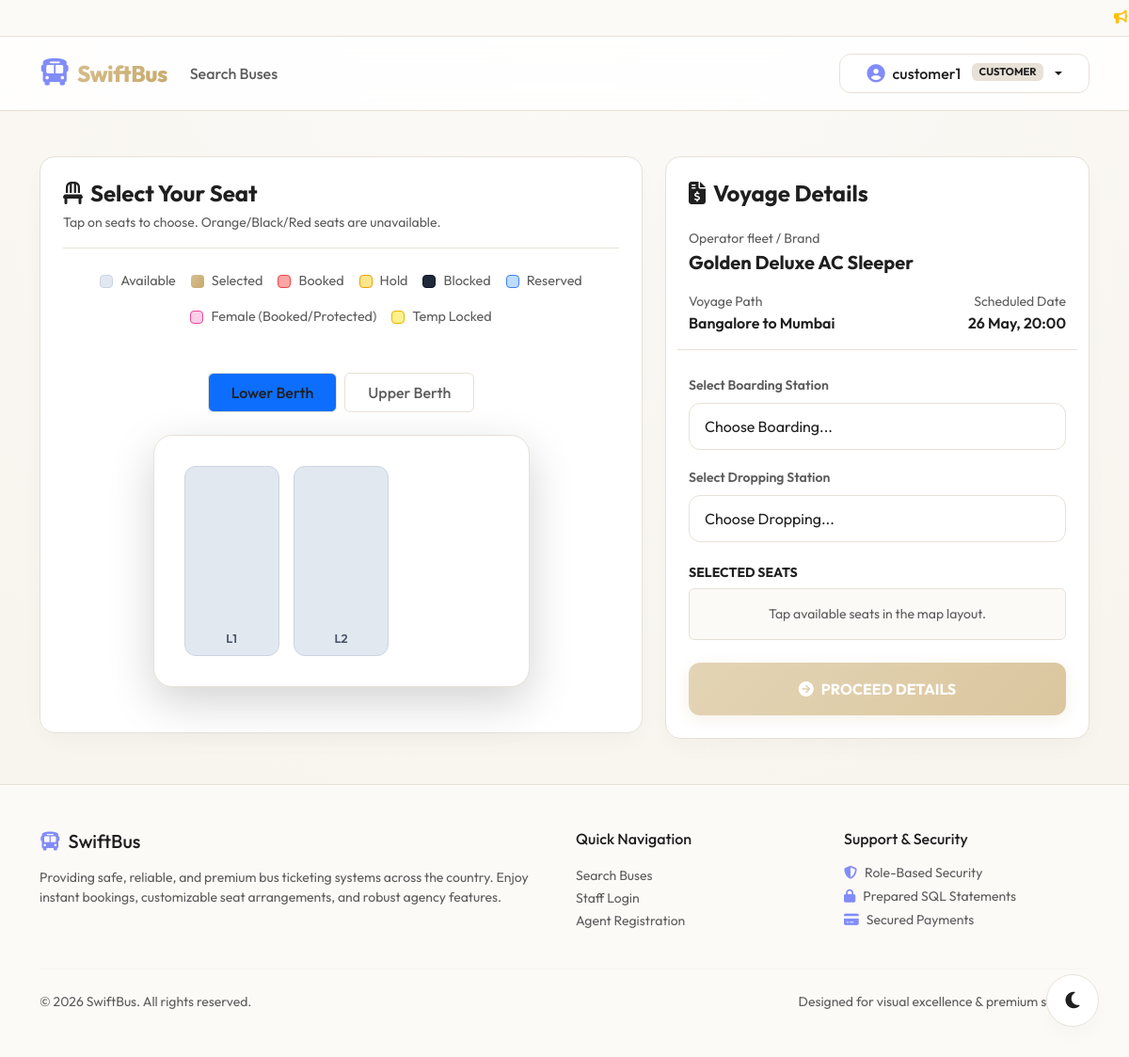
/book.php?trip_id=1 (signed in), run on the app's committed database.
### tables this page shows
CREATE TABLE trips (
    id INT AUTO_INCREMENT PRIMARY KEY,
    bus_id INT NOT NULL,
    route_id INT NOT NULL,
    departure_time DATETIME NOT NULL,
    arrival_time DATETIME NOT NULL,
    base_fare DECIMAL(10,2) NOT NULL,
    seat_prices TEXT NULL,  
    status ENUM('active', 'cancelled') NOT NULL DEFAULT 'active',
    FOREIGN KEY (bus_id) REFERENCES buses(id) ON DELETE CASCADE,
    FOREIGN KEY (route_id) REFERENCES routes(id) ON DELETE CASCADE
);

CREATE TABLE buses (
    id INT AUTO_INCREMENT PRIMARY KEY,
    agent_id INT NOT NULL,
    bus_name VARCHAR(100) NOT NULL,
    bus_number VARCHAR(50) NOT NULL,
    bus_type ENUM('AC Sleeper', 'Non-AC Sleeper', 'AC Seater', 'Non-AC Seater') NOT NULL,
    total_seats INT NOT NULL,
    seat_layout_type VARCHAR(20) DEFAULT '2x2',
    status ENUM('active', 'inactive') NOT NULL DEFAULT 'active',
    created_at TIMESTAMP DEFAULT CURRENT_TIMESTAMP,
    FOREIGN KEY (agent_id) REFERENCES users(id) ON DELETE CASCADE
);

CREATE TABLE routes (
    id INT AUTO_INCREMENT PRIMARY KEY,
    agent_id INT NOT NULL,
    source VARCHAR(100) NOT NULL,
    destination VARCHAR(100) NOT NULL,
    distance_km INT NOT NULL,
    pickup_points TEXT NOT NULL,  
    drop_points TEXT NOT NULL,    
    status ENUM('active', 'inactive') NOT NULL DEFAULT 'active',
    FOREIGN KEY (agent_id) REFERENCES users(id) ON DELETE CASCADE
);

### book.php (the view, shortened to what this page needs)
<?php
require_once __DIR__ . '/includes/auth_middleware.php';
$trip_id = intval($_GET['trip_id'] ?? 0);
try {
    $stmt = $pdo->prepare("
        SELECT
            t.id AS trip_id,
            t.departure_time,
            t.arrival_time,
            t.base_fare,
            b.id AS bus_id,
            b.bus_name,
            b.bus_type,
            b.seat_layout_type,
            b.total_seats,
            r.id AS route_id,
            r.source,
            r.destination,
            r.pickup_points,
            r.drop_points
        FROM trips t
        JOIN buses b ON t.bus_id = b.id
        JOIN routes r ON t.route_id = r.id
        WHERE t.id = :trip_id AND t.status = 'active'
        LIMIT 1
    ");
    $stmt->execute([':trip_id' => $trip_id]);
    $trip = $stmt->fetch();
    $layout_stmt = $pdo->prepare("SELECT rows_count, cols_count, layout_type FROM bus_layouts WHERE bus_id = ? LIMIT 1");
    $layout_stmt->execute([$trip['bus_id']]);
    $layout = $layout_stmt->fetch();
    $seats_stmt = $pdo->prepare("
        SELECT
            s.seat_number, s.row_pos, s.col_pos, s.seat_type, s.is_active,
            ts.status AS seat_status, ts.locked_at, ts.locked_by_session, ts.hold_expires_at,
            sp.base_price AS trip_base, sp.current_price AS trip_cur, sp.offer_price AS trip_off
        FROM bus_seats s
        LEFT JOIN trip_seats ts ON s.seat_number = ts.seat_number AND ts.trip_id = ?
        LEFT JOIN seat_pricing sp ON s.seat_number = sp.seat_number AND sp.trip_id = ?
        WHERE s.bus_id = ? AND s.is_active = 1
    ");
    $seats_stmt->execute([$trip_id, $trip_id, $trip['bus_id']]);
    $db_seats = $seats_stmt->fetchAll();
    $seats_lookup = [];
    if (empty($db_seats)) {
        if ($trip['seat_layout_type'] === '2x1_sleeper') {
            for ($i = 1; $i <= 15; $i++) {
                $db_seats[] = ['seat_number' => "L$i", 'row_pos' => intval(($i-1)/2), 'col_pos' => ($i-1)%2, 'seat_type' => 'Lower Sleeper', 'is_active' => 1];
                $db_seats[] = ['seat_number' => "U$i", 'row_pos' => intval(($i-1)/2), 'col_pos' => ($i-1)%2, 'seat_type' => 'Upper Sleeper', 'is_active' => 1];
            }
        } else {
            for ($i = 1; $i <= 40; $i++) {
                $db_seats[] = ['seat_number' => strval($i), 'row_pos' => intval(($i-1)/4), 'col_pos' => ($i-1)%4 + (($i-1)%4 >= 2 ? 1 : 0), 'seat_type' => 'Normal', 'is_active' => 1];
            }
        }
    }
    foreach ($db_seats as $s) {
        $seatNum = $s['seat_number'];
        $status = !empty($s['seat_status']) ? $s['seat_status'] : 'available';
        $base = !empty($s['trip_off']) ? floatval($s['trip_off']) : (!empty($s['trip_cur']) ? floatval($s['trip_cur']) : (!empty($s['trip_base']) ? floatval($s['trip_base']) : floatval($trip['base_fare'])));
        $seats_lookup[$seatNum] = [
            'number' => $seatNum,
            'row' => intval($s['row_pos']),
            'col' => intval($s['col_pos']),
            'type' => $s['seat_type'] ?? 'Normal',
            'status' => $status,
            'price' => $base
        ];
    }
    $overlapped_seats = [];
    foreach ($seats_lookup as $sNum => $sInfo) {
        $isSleeper = (strpos($sInfo['type'], 'Sleeper') !== false);
        if ($isSleeper) {
            $target_row = $sInfo['row'] + 1;
            $target_col = $sInfo['col'];
            foreach ($seats_lookup as $otherNum => $otherInfo) {
                if ($otherInfo['row'] === $target_row && $otherInfo['col'] === $target_col && $otherNum !== $sNum) {
                    $overlapped_seats[] = $otherNum;
                }
            }
        }
    }
    foreach ($overlapped_seats as $oNum) {
        unset($seats_lookup[$oNum]);
    }
} catch (PDOException $e) {
    die("Error fetching voyage mapping: " . $e->getMessage());
}
require_once __DIR__ . '/includes/header.php';
?>
<div class="row g-4">
    <div class="col-lg-7">
        <div class="glass-card p-4">
            <div class="d-flex align-items-center justify-content-between mb-4 border-bottom border-secondary pb-3 flex-wrap gap-2">
                <div>
                    <h4 class="fw-bold text-white mb-1"><i class="fa-solid fa-chair text-indigo me-2"></i>Select Your Seat</h4>
                    <span class="text-secondary small">Tap on seats to choose. Orange/Black/Red seats are unavailable.</span>
                </div>
            </div>
            <div class="d-flex gap-3 mb-4 justify-content-center flex-wrap small">
                <div class="legend-item"><span class="legend-dot bg-success" style="background:#E2E8F0 !important; border:1px solid #CBD5E1 !important;"></span><span class="text-secondary">Available</span></div>
                <div class="legend-item"><span class="legend-dot" style="background:var(--accent-gold-gradient);"></span><span class="text-secondary">Selected</span></div>
                <div class="legend-item"><span class="legend-dot bg-danger" style="background:#FCA5A5 !important; border:1px solid #EF4444 !important;"></span><span class="text-secondary">Booked</span></div>
                <div class="legend-item"><span class="legend-dot bg-warning" style="background:#FDE68A !important; border:1px solid #F59E0B !important;"></span><span class="text-secondary">Hold</span></div>
                <div class="legend-item"><span class="legend-dot bg-dark" style="background:#1F2937 !important; border:1px solid #111827 !important;"></span><span class="text-secondary">Blocked</span></div>
                <div class="legend-item"><span class="legend-dot bg-primary" style="background:#BFDBFE !important; border:1px solid #3B82F6 !important;"></span><span class="text-secondary">Reserved</span></div>
                <div class="legend-item"><span class="legend-dot" style="background:#FBCFE8 !important; border:1px solid #EC4899 !important;"></span><span class="text-secondary">Female (Booked/Protected)</span></div>
                <div class="legend-item"><span class="legend-dot bg-info" style="background:#FEF08A !important; border:1px solid #EAB308 !important;"></span><span class="text-secondary">Temp Locked</span></div>
            </div>
            <div class="text-center py-4">
                <?php if ($trip['seat_layout_type'] === '2x1_sleeper' && !$layout): ?>
                    <ul class="nav nav-pills justify-content-center mb-4 gap-2" role="tablist">
                        <li class="nav-item">
                            <button class="nav-link btn-secondary-glass active px-4 py-2" id="low-tab" data-bs-toggle="pill" data-bs-target="#low-berth" type="button" role="tab">Lower Berth</button>
                        </li>
                        <li class="nav-item">
                            <button class="nav-link btn-secondary-glass px-4 py-2" id="up-tab" data-bs-toggle="pill" data-bs-target="#up-berth" type="button" role="tab">Upper Berth</button>
                        </li>
                    </ul>
                    <div class="tab-content">
                        <div class="tab-pane fade show active" id="low-berth" role="tabpanel">
                            <div class="seat-map-container shadow-lg">
                                <div class="seat-grid-sleeper">
                                    <?php
                                    foreach ($seats_lookup as $num => $s) {
                                        if (strpos($num, 'L') === 0) {
                                            echo '<div class="seat sleeper-berth ' . $s['status'] . '" data-seat="' . $num . '" data-price="' . $s['price'] . '">' . $num . '</div>';
                                            $i = intval(substr($num, 1));
                                            if ($i % 2 === 0 && ($i + 1) % 3 === 0) {
                                                echo '<div class="seat-walkway"></div>';
                                            }
                                        }
                                    }
                                    ?>
                                </div>
                            </div>
                        </div>
                    </div>
                <?php endif; ?>
            </div>
        </div>
    </div>
    <div class="col-lg-5">
        <div class="glass-card p-4 h-100">
            <h4 class="fw-bold text-white mb-4"><i class="fa-solid fa-file-invoice-dollar text-indigo me-2"></i>Voyage Details</h4>
            <div class="mb-3">
                <span class="text-secondary small d-block">Operator fleet / Brand</span>
                <span class="text-white fw-bold fs-5"><?= htmlspecialchars($trip['bus_name']) ?></span>
                <span class="badge bg-indigo ms-1 text-uppercase" style="font-size:0.7rem;"><?= htmlspecialchars($trip['bus_type']) ?></span>
            </div>
            <div class="row mb-4 border-bottom border-secondary border-opacity-30 pb-3">
                <div class="col-6">
                    <span class="text-secondary small d-block">Voyage Path</span>
                    <span class="text-white fw-semibold"><?= htmlspecialchars($trip['source']) ?> to <?= htmlspecialchars($trip['destination']) ?></span>
                </div>
                <div class="col-6 text-end">
                    <span class="text-secondary small d-block">Scheduled Date</span>
                    <span class="text-white fw-semibold"><?= date('d M, H:i', strtotime($trip['departure_time'])) ?></span>
                </div>
            </div>
            <form action="<?= BASE_URL ?>/checkout.php" method="POST" id="seatProceedForm">
                <div class="mb-3">
                    <label class="form-label text-secondary small fw-semibold">Select Boarding Station</label>
                    <select name="boarding_point" id="boarding_point" class="form-select form-control-swift" required>
                        <option value="">Choose Boarding...</option>
                    </select>
                </div>
                <div class="mb-4">
                    <label class="form-label text-secondary small fw-semibold">Select Dropping Station</label>
                    <select name="dropping_point" id="dropping_point" class="form-select form-control-swift" required>
                        <option value="">Choose Dropping...</option>
                    </select>
                </div>
                <div class="mb-4">
                    <h6 class="text-indigo fw-bold small text-uppercase mb-2">Selected Seats</h6>
                    <div id="no-seat-warning" class="text-secondary small p-3 rounded bg-dark bg-opacity-20 border border-secondary border-opacity-10 text-center">
                        Tap available seats in the map layout.
                    </div>
                </div>
                <button type="submit" id="btnProceedCheckout" class="btn btn-primary-gradient w-100 py-3 text-uppercase fw-bold disabled">
                    <i class="fa-solid fa-circle-arrow-right me-2"></i>Proceed Details
                </button>
            </form>
        </div>
    </div>
</div>
<?php
require_once __DIR__ . '/includes/footer.php';
?>

### assets/css/style.css (style rules this page uses)
:root { --bg-card: var(--card-bg); --text-main: var(--text-primary); --text-muted: var(--text-secondary); --border-glass: var(--border-color); --accent-gold-gradient: linear-gradient(135deg, #D5BE8F 0%, var(--accent-primary) 100%); --bg-glass: rgba(255, 255, 255, 0.85); --seat-available: #4E8752; --seat-selected: var(--accent-primary); --seat-booked: #B85C5C; --seat-hold: #D98C45; --seat-disabled: #BDC3C7; --accent-indigo: var(--accent-primary); --accent-violet: #B8995B; --accent-pink: var(--accent-secondary); --shadow-main: 0 10px 30px -10px rgba(44, 44, 44, 0.06); --shadow-hover: 0 15px 35px -5px rgba(200, 169, 107, 0.15); --input-bg: #FFFFFF; --text-white-fixed: #FFFFFF; --body-bg-gradient: radial-gradient(circle at 50% 0%, var(--bg-secondary) 0%, var(--bg-primary) 70%); --btn-close-filter: invert(0) grayscale(1) brightness(0); }
body { font-family: 'Outfit', sans-serif; background: var(--body-bg-gradient); color: var(--text-main); min-height: 100vh; margin: 0; overflow-x: hidden; transition: background 0.3s ease, color 0.3s ease; }
.glass-card { background: var(--bg-card); border: 1px solid var(--border-glass); border-radius: 16px; box-shadow: var(--shadow-main); transition: all 0.3s cubic-bezier(0.4, 0, 0.2, 1); }
.nav-link { color: var(--text-muted) !important; font-weight: 500; transition: all 0.2s ease; }
.nav-link:hover, .nav-link.active { color: var(--text-main) !important; }
.btn-primary-gradient { background: var(--accent-gold-gradient); border: none; color: var(--text-white-fixed) !important; font-weight: 600; padding: 0.75rem 1.75rem; border-radius: 12px; box-shadow: 0 4px 15px rgba(200, 169, 107, 0.25); transition: all 0.3s ease; }
.btn-secondary-glass { background: var(--bg-card); border: 1px solid var(--border-glass); color: var(--text-main); font-weight: 500; padding: 0.75rem 1.75rem; border-radius: 12px; transition: all 0.3s ease; }
.form-control-swift { background: var(--input-bg); border: 1px solid var(--border-glass); color: var(--text-main) !important; border-radius: 12px; padding: 0.75rem 1rem; transition: all 0.3s ease; }
.form-control-swift::placeholder { color: var(--text-muted); opacity: 0.6; }
.seat-map-container { background: var(--bg-card); border: 1px solid var(--border-glass); border-radius: 20px; padding: 2rem; max-width: 400px; margin: 0 auto; box-shadow: var(--shadow-main); }
.seat-grid-sleeper { display: grid; grid-template-columns: repeat(3, 1fr); gap: 15px; }
.seat-walkway { grid-column: 3; }
.seat { aspect-ratio: 1 / 1; border-radius: 8px; border: 1px solid var(--border-glass); background: #E2E8F0; color: #475569; display: flex; align-items: center; justify-content: center; font-size: 0.8rem; font-weight: 600; cursor: pointer; position: relative; user-select: none; transition: all 0.2s ease; }
.seat.sleeper-berth { aspect-ratio: 1 / 2; border-radius: 12px; }
.seat.available { background: #E2E8F0 !important; border-color: #CBD5E1 !important; color: #475569 !important; }
.legend-item { display: flex; align-items: center; gap: 8px; font-size: 0.9rem; }
.legend-dot { width: 14px; height: 14px; border-radius: 4px; }
.text-white { color: var(--text-main) !important; }
.text-secondary { color: var(--text-muted) !important; }
.bg-dark { background-color: var(--bg-secondary) !important; }
.border-secondary { border-color: var(--border-glass) !important; }
.border-opacity-30, .border-opacity-25, .border-opacity-20 { border-color: var(--border-glass) !important; }
.seat, .builder-seat, .console-seat-box, .pricing-seat-box { position: relative !important; display: flex !important; flex-direction: column !important; align-items: center !important; justify-content: flex-end !important; padding-bottom: 8px !important; box-sizing: border-box !important; }

### assets/css/theme.css (style rules this page uses)
:root { --bg-primary: #F8F5EF; --bg-secondary: #FCFAF7; --card-bg: #FFFFFF; --accent-primary: #C8A96B; --accent-secondary: #D4AF37; --text-primary: #1F1F1F; --text-secondary: #5C5C5C; --border-color: #E7E1D7; --success: #2E7D32; --warning: #ED6C02; --danger: #D32F2F; --indigo: #C8A96B; --indigo-rgb: 200, 169, 107; --border-glass: rgba(231, 225, 215, 0.5); --shadow-diffusion: 0 20px 40px -15px rgba(0,0,0,0.05); }
body { background-color: var(--bg-primary) !important; color: var(--text-primary) !important; transition: background-color 0.3s ease, color 0.3s ease; }

### data on the page
trips: bus.bus_name "Golden Deluxe AC Sleeper", route.source "Bangalore", route.destination "Mumbai", departure_time "26 May, 20:00"

### other printed values
SYSTEM_NAME "SwiftBus"
$user['username'] "customer1"
$user['role'] "CUSTOMER"
$num "L1"
$num "L2"
